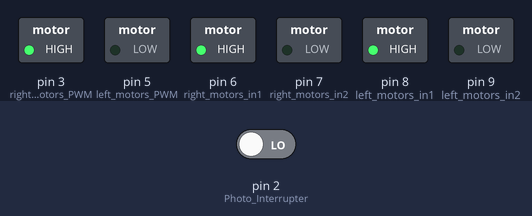
A sketch run on a simulated Arduino Uno, built with avr-gcc and run on an emulated ATmega328P. Parts: switched loads named in the sketch (green lamp = pin HIGH). The test bench sets the inputs (shaded band); at power-on: pin 2 (Photo_Interrupter) LOW.

Above: at 0.1 s.
Timing chart, 0 to 1.6 s (numbered marks = the images above):
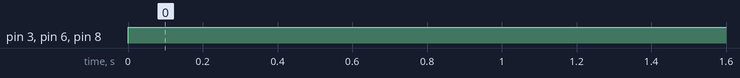

Measured:
- by itself, pin 3 (right_motors_PWM), pin 6 (right_motors_in1), pin 8 (left_motors_in1): LOW → HIGH at 0.00 s

The sketch:

Trial_phase3.1.ino
```cpp
#define trig 13
#define echo 4
long duration ,distance ;
int right_motors_in1=6;
int right_motors_in2=7;
int right_motors_PWM=3;
int left_motors_in1=8;
int left_motors_in2=9;
int left_motors_PWM=5;
int right ;
int left ;
int center ;
char Data;
String Signal;
char Data2;
String Signal2;
const byte Photo_Interrupter = 2;  // Motor 1 Interrupt Pin - INT 0
float RPS;
float motorspeed;
const float stepcount = 5.00;
// Integers for pulse counters
volatile int counter_A = 0;

// Integers for pulse counters
unsigned int counter_pulse = 0;

// Constant for wheel diameter
const float wheeldiameter = 65; // Wheel diameter in millimeters

// Interrupt Service Routines

// Motor pulse count ISR
void ISR_countA()
{
  counter_A++;  // increment Motor A counter value
}

int CMtoSteps(float cm) {

  int result;  // Final calculation result
  float circumference = (wheeldiameter * 3.14) / 10; // Calculate wheel circumference in cm
  float cm_step = circumference / stepcount;  // CM per Step

  float f_result = cm / cm_step;  // Calculate result as a float
  result = (int) f_result; // Convert to an integer (note this is NOT rounded)

  return result;  // End and return result

}
void MoveForward(int steps, int mspeed)
{
   counter_A = 0;  //  reset counter to zero

   // Set Motor  forward
   digitalWrite(right_motors_in1, HIGH);
   digitalWrite(right_motors_in2, LOW);
   digitalWrite(left_motors_in1, HIGH);
   digitalWrite(left_motors_in2, LOW);

   // Go forward until step value is reached
   while (steps > counter_A)
   {
    if (steps > counter_A) {
    analogWrite(right_motors_PWM, mspeed);
    }
    else {
    analogWrite(right_motors_PWM, 0);
    analogWrite(left_motors_PWM, 0);
    }
   }
  // Stop when done
  analogWrite(right_motors_PWM, 0);
  counter_A = 0;  //  reset counter to zero
}

   void setup()
{
  pinMode (trig,OUTPUT);
  pinMode (echo,INPUT);
  pinMode (right_motors_in1,OUTPUT);
  pinMode (right_motors_in2,OUTPUT);
  pinMode (right_motors_PWM,OUTPUT);
  pinMode (left_motors_in1,OUTPUT);
  pinMode (left_motors_in2,OUTPUT);
  pinMode (left_motors_PWM,OUTPUT);
  pinMode (10,INPUT);
  pinMode (11,INPUT);
  pinMode (12,INPUT);
  Serial.begin(9600);
  attachInterrupt(digitalPinToInterrupt (Photo_Interrupter), ISR_countA, RISING);  // Increase counter 1 when speed sensor pin goes High
  MoveForward(CMtoSteps(50), 255);  // Forward half a metre at 255 speed
  delay(1000);  // Wait one second
}
void loop()
{}
```
